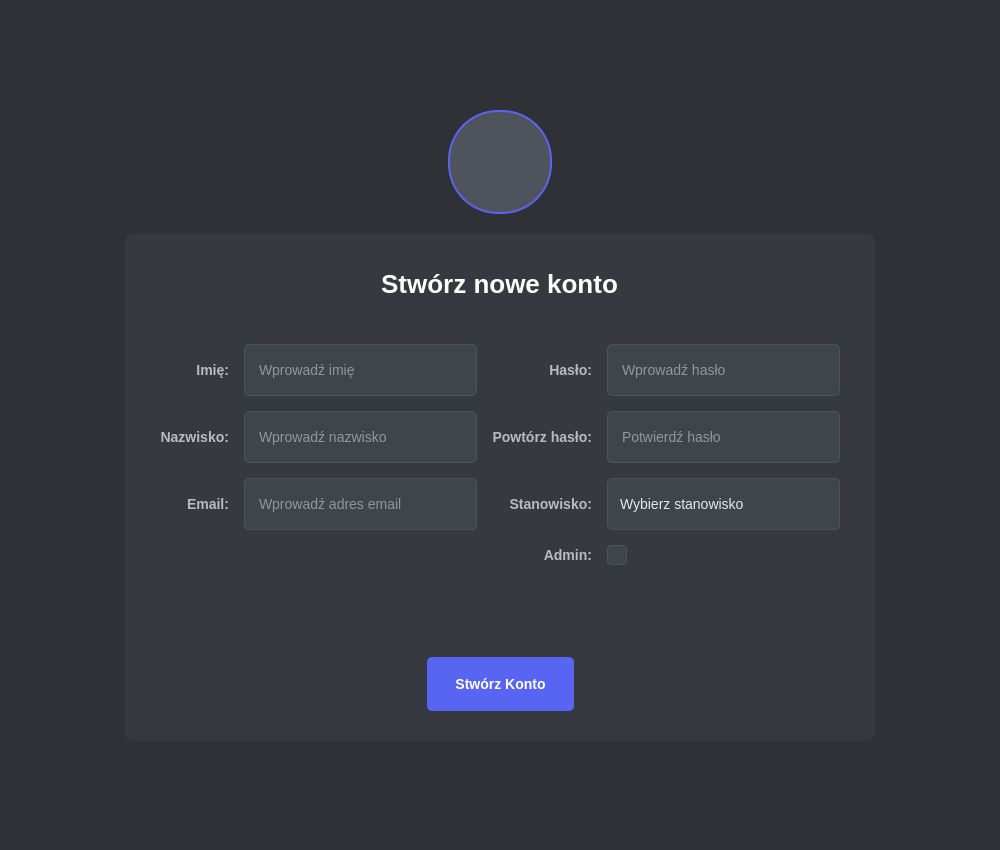
<?xml version="1.0" encoding="UTF-8"?>
<ui version="4.0">
 <class>CreateAccountDialog</class>
 <widget class="QDialog" name="CreateAccountDialog">
  <property name="geometry">
   <rect>
    <x>0</x>
    <y>0</y>
    <width>1000</width>
    <height>850</height>
   </rect>
  </property>
  <property name="windowTitle">
   <string>Stwórz Nowe Konto</string>
  </property>
  <property name="styleSheet">
   <string notr="true">
QWidget#CreateAccountDialog {
    background-color: #2f3136;
    color: #e8e9ea;
    font-family: "Segoe UI", Roboto, Cantarell, "Helvetica Neue", sans-serif;
    font-size: 14px;
}

/* --- Styl centralnego kontenera --- */
QWidget#contentWidget {
    background-color: #36393f;
    border-radius: 8px;
    padding: 25px;
}

/* --- Avatar --- */
QLabel#avatarPlaceholder {
    background-color: #4f545c; /* Ciemniejszy szary */
    border: 2px solid #5865F2; /* Ramka w kolorze akcentu */
    border-radius: 50px; /* Połowa szerokości/wysokości (100/2) dla koła */
    min-width: 100px;
    max-width: 100px;
    min-height: 100px;
    max-height: 100px;
    qproperty-alignment: 'AlignCenter'; /* Gdybyś chciał dodać inicjały */
    color: #dcddde;
    font-size: 40px;
    font-weight: 600;
    /* margin-bottom nie działa dobrze w layoutach, użyjemy spacera */
}

/* --- Ogólny styl etykiet --- */
QLabel {
    color: #b9bbbe;
    background-color: transparent;
    padding: 0px;
    margin: 0px;
    font-size: 14px;
    font-weight: 500;
}

/* --- Styl tytułu --- */
QLabel#titleLabel {
    color: #ffffff;
    font-size: 26px;
    font-weight: 600;
    padding-top: 5px;
    padding-bottom: 30px;
}

/* --- Styl pól edycji --- */
QLineEdit {
    background-color: #40444b;
    color: #e8e9ea;
    border: 1px solid #4f545c;
    border-radius: 5px;
    font-size: 14px;
    padding: 10px 12px;
    min-height: 30px;
    selection-background-color: #5865F2;
    selection-color: #ffffff;
}
QLineEdit:focus {
    border: 1px solid #5865F2;
    background-color: #444950;
}
QLineEdit::placeholder-text {
  color: #72767d;
}

/* --- Styl ComboBox --- */
QComboBox {
    background-color: #40444b;
    color: #e8e9ea;
    border: 1px solid #4f545c;
    border-radius: 5px;
    padding: 10px 12px;
    min-height: 30px;
    font-size: 14px;
}
QComboBox:focus {
    border: 1px solid #5865F2;
    background-color: #444950;
}
QComboBox QAbstractItemView {
    background-color: #40444b;
    color: #e8e9ea;
    border: 1px solid #5865F2;
    selection-background-color: #5865F2;
    selection-color: #ffffff;
    padding: 5px;
    outline: none;
}
QComboBox::drop-down {
    border: none;
    background-color: transparent;
    width: 20px;
}

/* --- Styl CheckBox --- */
QCheckBox {
    color: #b9bbbe;
    background-color: transparent;
    font-size: 14px;
    font-weight: 500;
    spacing: 8px;
}
QCheckBox::indicator {
    width: 18px;
    height: 18px;
    border: 1px solid #4f545c;
    border-radius: 4px;
    background-color: #40444b;
}
QCheckBox::indicator:hover {
    border: 1px solid #5865F2;
}
QCheckBox::indicator:checked {
    background-color: #5865F2;
    border: 1px solid #5865F2;
}
QCheckBox::indicator:disabled {
    background-color: #3a3d42;
    border: 1px solid #2a2c30;
}

/* --- Styl przycisku GŁÓWNEGO (dodawania) --- */
QPushButton#addAccountButton {
    background-color: #5865F2; /* Kolor akcentu */
    color: white;
    font-size: 14px;
    font-weight: 600;
    padding: 10px 28px;
    border-radius: 5px;
    border: none;
    min-height: 34px;
    outline: none;
    margin-top: 20px; /* Odstęp od góry (w layoucie przycisków) */
}
QPushButton#addAccountButton:hover {
    background-color: #4e5dcf;
}
QPushButton#addAccountButton:pressed {
    background-color: #404ab8;
}
QPushButton#addAccountButton:disabled {
    background-color: #40444b;
    color: #72767d;
    opacity: 0.7;
}

/* --- Styl przycisku POWROTU (Dodano) --- */
QPushButton#backButton {
    background-color: transparent; /* Przezroczyste tło */
    color: #b9bbbe; /* Kolor tekstu jak zwykłe etykiety */
    border: 1px solid #4f545c; /* Szara ramka (jak QLineEdit) */
    font-size: 14px; /* Taki sam rozmiar czcionki */
    font-weight: 600; /* Taka sama grubość czcionki */
    padding: 10px 20px; /* Mniejszy padding poziomy dla mniejszego wyglądu */
    border-radius: 5px; /* Taki sam radius */
    min-height: 34px; /* Taka sama wysokość */
    outline: none;
    margin-top: 20px; /* Taki sam odstęp */
}
QPushButton#backButton:hover {
    background-color: #40444b; /* Lekkie tło przy najechaniu */
    color: #ffffff; /* Jaśniejszy tekst */
    border-color: #5865F2; /* Ramka w kolorze akcentu */
}
QPushButton#backButton:pressed {
    background-color: #444950; /* Ciemniejsze tło przy wciśnięciu */
    color: #e8e9ea;
    border-color: #4e5dcf; /* Ciemniejsza ramka akcentu */
}
QPushButton#backButton:disabled {
    background-color: transparent;
    color: #72767d;
    border-color: #40444b;
    opacity: 0.7;
}


/* --- Styl etykiety błędu/statusu --- */
QLabel#error_msg {
    color: #f04747;
    font-size: 13px;
    font-weight: 500;
    min-height: 22px;
    padding: 5px 0;
}
   </string>
  </property>
  <layout class="QVBoxLayout" name="mainVerticalLayout">
   <property name="spacing">
    <number>0</number>
   </property>
   <property name="leftMargin">
    <number>10</number>
   </property>
   <property name="topMargin">
    <number>10</number>
   </property>
   <property name="rightMargin">
    <number>10</number>
   </property>
   <property name="bottomMargin">
    <number>10</number>
   </property>
   <item>
    <spacer name="verticalSpacer_Top">
     <property name="orientation">
      <enum>Qt::Vertical</enum>
     </property>
     <property name="sizeType">
      <enum>QSizePolicy::Expanding</enum>
     </property>
     <property name="sizeHint" stdset="0">
      <size>
       <width>20</width>
       <height>30</height> </size>
     </property>
    </spacer>
   </item>

   <item alignment="Qt::AlignHCenter">
     <widget class="QLabel" name="avatarPlaceholder">
       <property name="minimumSize">
        <size>
         <width>100</width>
         <height>100</height>
        </size>
       </property>
       <property name="maximumSize">
        <size>
         <width>100</width>
         <height>100</height>
        </size>
       </property>
       <property name="text">
        <string/> </property>
     </widget>
   </item>

   <item>
     <spacer name="spacer_Avatar_Content">
      <property name="orientation">
       <enum>Qt::Vertical</enum>
      </property>
      <property name="sizeType">
       <enum>QSizePolicy::Fixed</enum>
      </property>
      <property name="sizeHint" stdset="0">
       <size>
        <width>20</width>
        <height>20</height> </size>
      </property>
     </spacer>
    </item>

   <item alignment="Qt::AlignHCenter">
    <widget class="QWidget" name="contentWidget" native="true">
     <property name="minimumSize">
      <size>
       <width>750</width>
       <height>0</height>
      </size>
     </property>
     <property name="maximumSize">
      <size>
       <width>900</width>
       <height>16777215</height>
      </size>
     </property>
     <layout class="QVBoxLayout" name="contentVerticalLayout">
      <property name="spacing">
       <number>15</number>
      </property>
      <property name="leftMargin">
       <number>35</number>
      </property>
      <property name="topMargin">
       <number>30</number>
      </property>
      <property name="rightMargin">
       <number>35</number>
      </property>
      <property name="bottomMargin">
       <number>30</number>
      </property>
      <item alignment="Qt::AlignHCenter|Qt::AlignTop">
       <widget class="QLabel" name="titleLabel">
        <property name="text">
         <string>Stwórz nowe konto</string>
        </property>
        <property name="alignment">
         <set>Qt::AlignCenter</set>
        </property>
       </widget>
      </item>
      <item>
       <layout class="QGridLayout" name="formGridLayout">
        <property name="horizontalSpacing">
         <number>15</number>
        </property>
        <property name="verticalSpacing">
         <number>15</number>
        </property>
        <item row="0" column="0">
         <widget class="QLabel" name="nameLabel">
          <property name="text">
           <string>Imię:</string>
          </property>
          <property name="alignment">
           <set>Qt::AlignRight|Qt::AlignTrailing|Qt::AlignVCenter</set>
          </property>
         </widget>
        </item>
        <item row="0" column="1">
         <widget class="QLineEdit" name="name">
          <property name="placeholderText">
           <string>Wprowadź imię</string>
          </property>
          <property name="sizePolicy">
           <sizepolicy hsizetype="Expanding" vsizetype="Fixed">
            <horstretch>0</horstretch> <verstretch>0</verstretch>
           </sizepolicy>
          </property>
         </widget>
        </item>
        <item row="1" column="0">
         <widget class="QLabel" name="surnameLabel">
          <property name="text">
           <string>Nazwisko:</string>
          </property>
          <property name="alignment">
           <set>Qt::AlignRight|Qt::AlignTrailing|Qt::AlignVCenter</set>
          </property>
         </widget>
        </item>
        <item row="1" column="1">
         <widget class="QLineEdit" name="surname">
          <property name="placeholderText">
           <string>Wprowadź nazwisko</string>
          </property>
          <property name="sizePolicy">
           <sizepolicy hsizetype="Expanding" vsizetype="Fixed">
            <horstretch>0</horstretch> <verstretch>0</verstretch>
           </sizepolicy>
          </property>
         </widget>
        </item>
        <item row="2" column="0">
         <widget class="QLabel" name="emailLabel">
          <property name="text">
           <string>Email:</string>
          </property>
          <property name="alignment">
           <set>Qt::AlignRight|Qt::AlignTrailing|Qt::AlignVCenter</set>
          </property>
         </widget>
        </item>
        <item row="2" column="1">
         <widget class="QLineEdit" name="email">
          <property name="placeholderText">
           <string>Wprowadź adres email</string>
          </property>
          <property name="sizePolicy">
           <sizepolicy hsizetype="Expanding" vsizetype="Fixed">
            <horstretch>0</horstretch> <verstretch>0</verstretch>
           </sizepolicy>
          </property>
         </widget>
        </item>
        <item row="0" column="2">
         <widget class="QLabel" name="passwordLabel">
          <property name="text">
           <string>Hasło:</string>
          </property>
          <property name="alignment">
           <set>Qt::AlignRight|Qt::AlignTrailing|Qt::AlignVCenter</set>
          </property>
         </widget>
        </item>
        <item row="0" column="3">
         <widget class="QLineEdit" name="password">
          <property name="echoMode">
           <enum>QLineEdit::Password</enum>
          </property>
          <property name="placeholderText">
           <string>Wprowadź hasło</string>
          </property>
          <property name="sizePolicy">
           <sizepolicy hsizetype="Expanding" vsizetype="Fixed">
            <horstretch>0</horstretch> <verstretch>0</verstretch>
           </sizepolicy>
          </property>
         </widget>
        </item>
        <item row="1" column="2">
         <widget class="QLabel" name="confirmPasswordLabel">
          <property name="text">
           <string>Powtórz hasło:</string>
          </property>
          <property name="alignment">
           <set>Qt::AlignRight|Qt::AlignTrailing|Qt::AlignVCenter</set>
          </property>
         </widget>
        </item>
        <item row="1" column="3">
         <widget class="QLineEdit" name="confirm_password">
          <property name="echoMode">
           <enum>QLineEdit::Password</enum>
          </property>
          <property name="placeholderText">
           <string>Potwierdź hasło</string>
          </property>
          <property name="sizePolicy">
           <sizepolicy hsizetype="Expanding" vsizetype="Fixed">
            <horstretch>0</horstretch> <verstretch>0</verstretch>
           </sizepolicy>
          </property>
         </widget>
        </item>
        <item row="2" column="2">
         <widget class="QLabel" name="positionLabel">
          <property name="text">
           <string>Stanowisko:</string>
          </property>
          <property name="alignment">
           <set>Qt::AlignRight|Qt::AlignTrailing|Qt::AlignVCenter</set>
          </property>
         </widget>
        </item>
        <item row="2" column="3">
         <widget class="QComboBox" name="position">
          <property name="placeholderText" stdset="0">
           <string>Wybierz stanowisko</string>
          </property>
          <property name="sizePolicy">
           <sizepolicy hsizetype="Expanding" vsizetype="Fixed">
            <horstretch>0</horstretch> <verstretch>0</verstretch>
           </sizepolicy>
          </property>
         </widget>
        </item>
        <item row="3" column="2">
         <widget class="QLabel" name="isAdminLabel">
          <property name="text">
           <string>Admin:</string>
          </property>
          <property name="alignment">
           <set>Qt::AlignRight|Qt::AlignTrailing|Qt::AlignVCenter</set>
          </property>
         </widget>
        </item>
        <item row="3" column="3">
         <layout class="QHBoxLayout" name="horizontalLayout_Checkbox">
          <property name="spacing">
           <number>0</number>
          </property>
          <property name="leftMargin">
           <number>0</number>
          </property>
          <item alignment="Qt::AlignLeft">
           <widget class="QCheckBox" name="permisions">
            <property name="text">
             <string/>
            </property>
            <property name="cursor">
             <cursorShape>PointingHandCursor</cursorShape>
            </property>
            <property name="toolTip">
             <string>Zaznacz, jeśli użytkownik ma mieć uprawnienia administratora</string>
            </property>
           </widget>
          </item>
          <item>
           <spacer name="horizontalSpacer_Checkbox">
            <property name="orientation">
             <enum>Qt::Horizontal</enum>
            </property>
            <property name="sizeHint" stdset="0">
             <size>
              <width>40</width>
              <height>20</height>
             </size>
            </property>
           </spacer>
          </item>
         </layout>
        </item>
        <item row="4" column="0" colspan="4">
         <spacer name="formSpacer">
          <property name="orientation">
           <enum>Qt::Vertical</enum>
          </property>
          <property name="sizeType">
           <enum>QSizePolicy::Fixed</enum>
          </property>
          <property name="sizeHint" stdset="0">
           <size>
            <width>20</width>
            <height>10</height>
           </size>
          </property>
         </spacer>
        </item>
       </layout>
      </item>
      <item>
       <widget class="QLabel" name="error_msg">
        <property name="text">
         <string/>
        </property>
        <property name="alignment">
         <set>Qt::AlignCenter</set>
        </property>
        <property name="wordWrap">
         <bool>true</bool>
        </property>
       </widget>
      </item>

      <item> <layout class="QHBoxLayout" name="buttonsHorizontalLayout"> <property name="spacing">
           <number>15</number> </property>
          <item>
           <spacer name="buttonsSpacerLeft"> <property name="orientation">
             <enum>Qt::Horizontal</enum>
            </property>
            <property name="sizeType">
              <enum>QSizePolicy::Expanding</enum>
            </property>
            <property name="sizeHint" stdset="0">
             <size>
              <width>40</width>
              <height>20</height>
             </size>
            </property>
           </spacer>
          </item>
          <!-- <item> <widget class="QPushButton" name="backButton">
             <property name="text">
              <string>Powrót</string>
             </property>
             <property name="cursor">
              <cursorShape>PointingHandCursor</cursorShape>
             </property>
             <property name="sizePolicy"> <sizepolicy hsizetype="Preferred" vsizetype="Fixed">
               <horstretch>0</horstretch>
               <verstretch>0</verstretch>
              </sizepolicy>
             </property>
            </widget>
          </item> -->
          <item> <widget class="QPushButton" name="addAccountButton">
            <property name="enabled">
             <bool>true</bool>
            </property>
            <property name="text">
             <string>Stwórz Konto</string>
            </property>
            <property name="cursor">
             <cursorShape>PointingHandCursor</cursorShape>
            </property>
            <property name="sizePolicy"> <sizepolicy hsizetype="Preferred" vsizetype="Fixed">
              <horstretch>0</horstretch>
              <verstretch>0</verstretch>
             </sizepolicy>
            </property>
            <property name="minimumSize"> <size>
              <width>0</width>
              <height>0</height>
             </size>
            </property>
            <property name="default">
             <bool>true</bool>
            </property>
           </widget>
          </item>
          <item>
           <spacer name="buttonsSpacerRight"> <property name="orientation">
             <enum>Qt::Horizontal</enum>
            </property>
            <property name="sizeType">
              <enum>QSizePolicy::Expanding</enum>
            </property>
            <property name="sizeHint" stdset="0">
             <size>
              <width>40</width>
              <height>20</height>
             </size>
            </property>
           </spacer>
          </item>
        </layout>
      </item>

     </layout>
    </widget>
   </item>
   <item>
    <spacer name="verticalSpacer_Bottom">
     <property name="orientation">
      <enum>Qt::Vertical</enum>
     </property>
     <property name="sizeType">
      <enum>QSizePolicy::Expanding</enum>
     </property>
     <property name="sizeHint" stdset="0">
      <size>
       <width>20</width>
       <height>30</height> </size>
     </property>
    </spacer>
   </item>
  </layout>
 </widget>
 <tabstops>
  <tabstop>name</tabstop>
  <tabstop>surname</tabstop>
  <tabstop>email</tabstop>
  <tabstop>password</tabstop>
  <tabstop>confirm_password</tabstop>
  <tabstop>position</tabstop>
  <tabstop>permisions</tabstop>
  <tabstop>addAccountButton</tabstop>
 </tabstops>
 <resources/>
 <connections/>
</ui>
